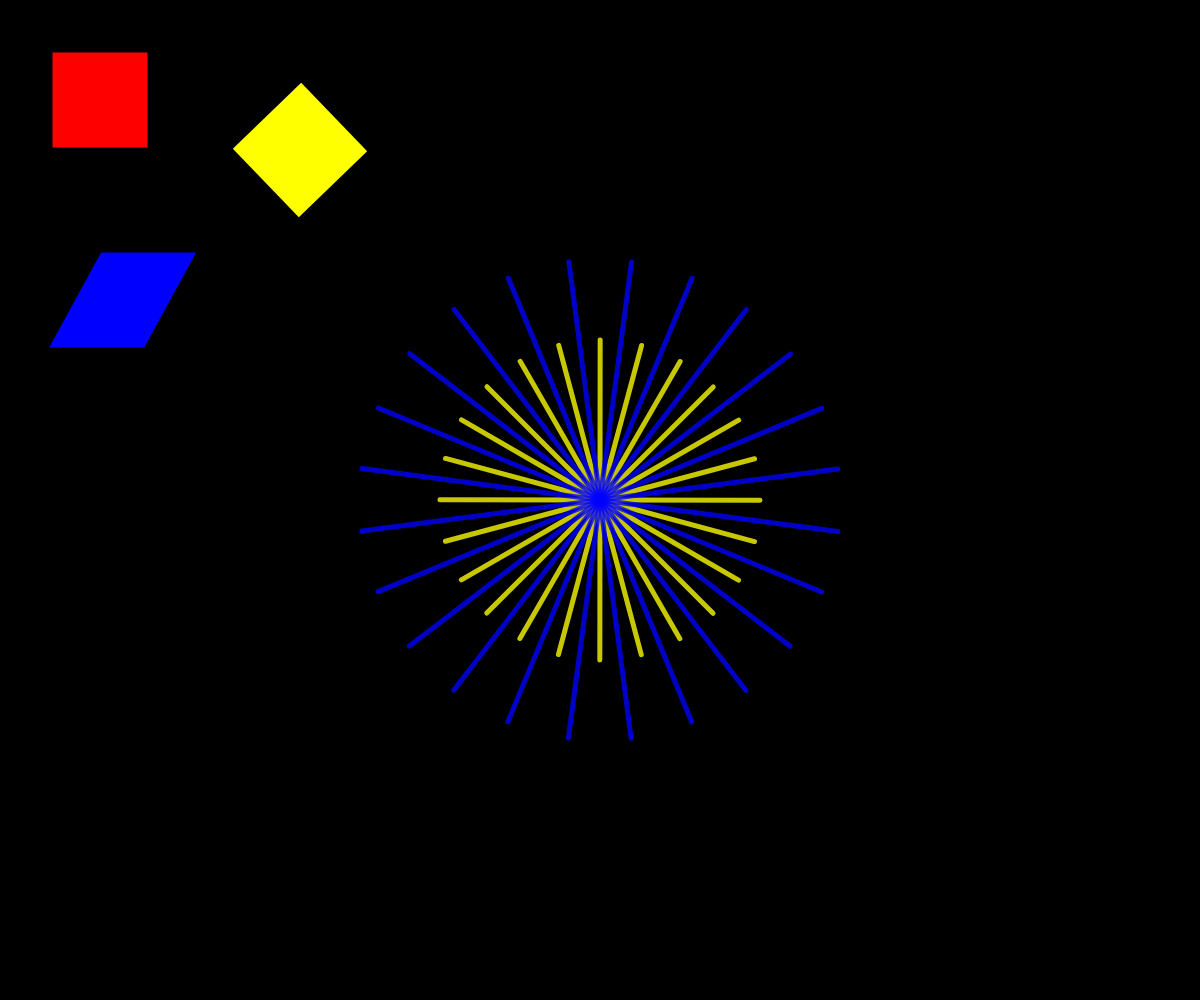
Frame 1 (no input)
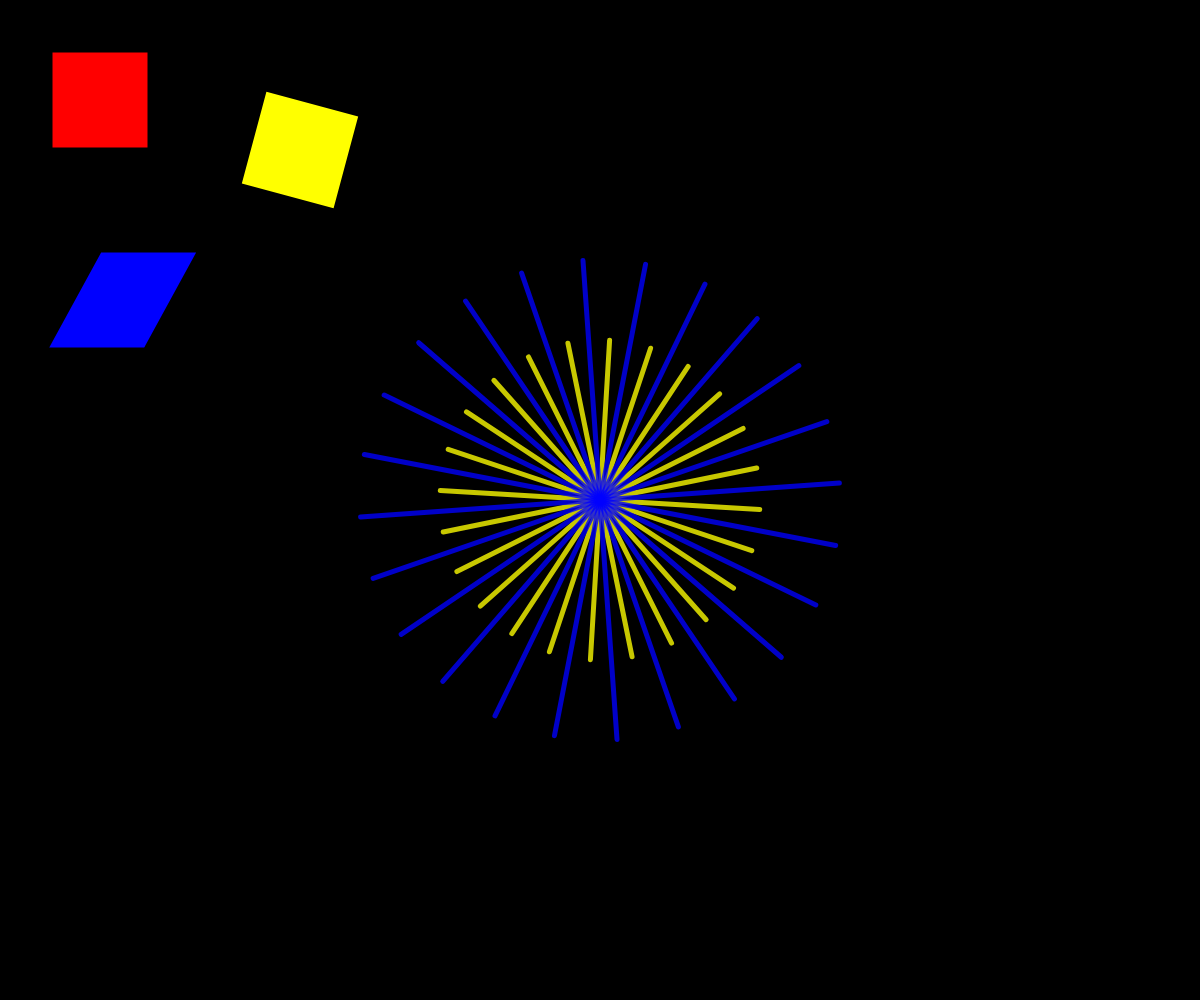
Frame 60 (no input)
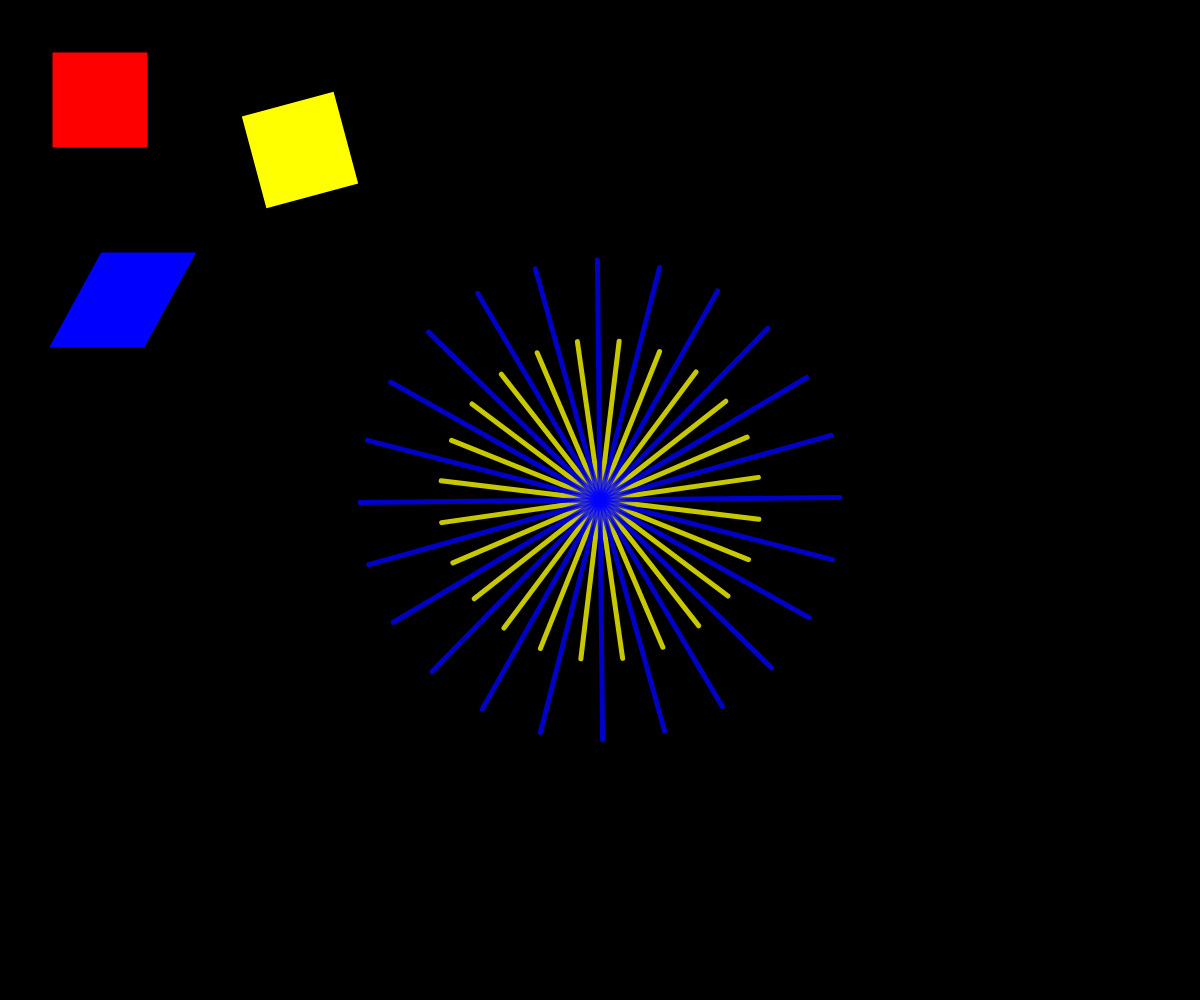
Frame 120 (the mouse pressed at the canvas centre since frame 60)

The p5.js sketch that drew these frames (run headless with seeded random() and noise() and a simulated clock; from frame 60 on, the mouse is pressed at the canvas centre):

// p5.js sketch
// ── sketch.js

// Global variables
let yellowX, yellowY;
let blueX, blueY;

function setup() {
  createCanvas(windowWidth, windowHeight);

  yellowX = width / 2;
  yellowY = height / 2;

  blueX = width / 2;
  blueY = height / 2;

  strokeWeight(5);
}

/* Loop */
function draw() {
  background(0);

  // By surrounding code blocks with the push() and pop() functions,
  // you can isolate transformations to be applied to targeted elements
  // and not affect any elements that come after it.
  // The push() function saves the current style settings and transformations,
  // while pop() restores it back to the original settings.

  // Red square
  push();
    translate(50, 50);
    fill(255, 0, 0);
    rect(0, 0, 100, 100);
  pop();

  // Yellow square
  push();
    translate(300, 150);
    rectMode(CENTER);
    rotate(QUARTER_PI);
    rotate(radians(frameCount))
    fill(255, 255, 0);
    rect(0, 0, 100, 100);
  pop();

  // Blue square
  push();
    translate(100, 250);
    shearX(-0.5);
    fill(0, 0, 255);
    rect(0, 0, 100, 100);
  pop();

  // Yellow star
  push();
  translate(yellowX, yellowY); // Start of code for yellow spiral
  rotate(frameCount * 0.001);
  stroke(255, 255, 0, 200);
  for (let i = 0; i < 24; i++) {
    rotate(PI / 12);
    line(0, 0, 0, 160);
  } // End of code for yellow spiral
  pop();

  // Blue star
  push();
  translate(blueX, blueY); // Start of code for blue spiral
  rotate(frameCount * 0.001 + PI / 8);
  stroke(0, 0, 255, 200);
  for (let i = 0; i < 24; i++) {
    rotate(PI / 12);
    line(0, 0, 0, 240);
  } // End of code for blue spiral
  pop();

}
